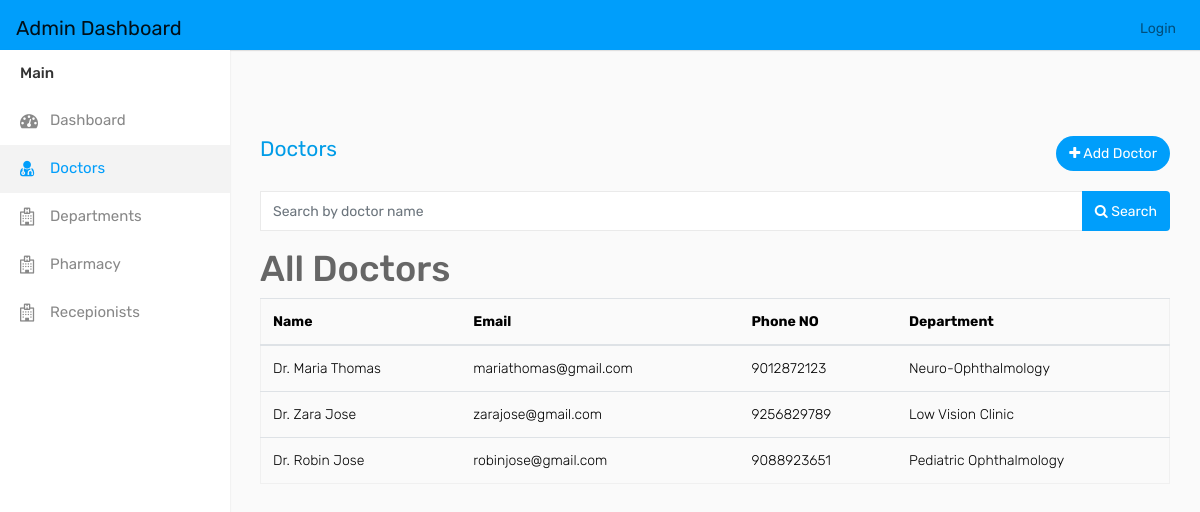
/search_doc, run on an earlier commit of the app's database.
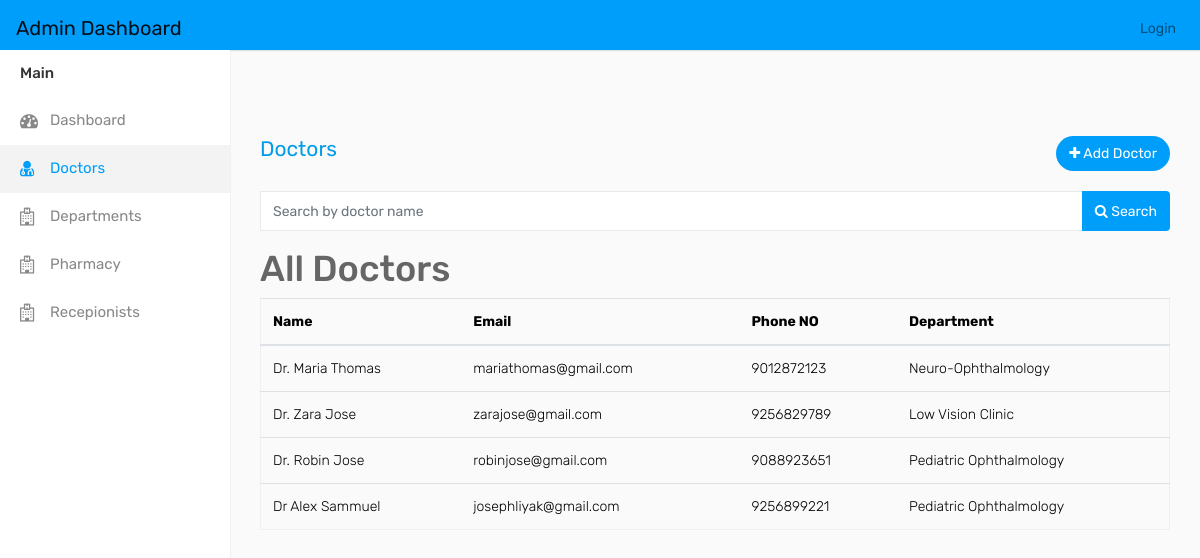
And on a later commit of the database.
### eyeapp/models.py (models this page shows, shortened)
class Docs(models.Model):
    user = models.ForeignKey(CustomUser, on_delete=models.CASCADE, blank=True, null=True)
    Dep_id = models.ForeignKey(Deps, on_delete=models.CASCADE)
    Name = models.CharField(max_length=110)
    dob = models.CharField(max_length=50, blank=True, null=True)
    city = models.TextField()
    address = models.CharField(max_length=50, blank=True, null=True)
    phn = models.IntegerField()
    gender = models.CharField(max_length=10, choices=[('Male', 'Male'), ('Female', 'Female'), ('Others', 'Others')], blank=True, null=True)
    state = models.CharField(max_length=100, null=True, blank=True)
    country = models.CharField(max_length=100, null=True, blank=True)
    institution = models.CharField(max_length=100, null=True, blank=True)
    subject = models.CharField(max_length=100, null=True, blank=True)
    degree = models.CharField(max_length=100, null=True, blank=True)
    year = models.CharField(max_length=100, null=True, blank=True)

class CustomUser(AbstractUser):
    PATIENT = 1
    DOCTOR = 2
    RECEPTIONIST = 3
    PHARMACIST = 4
    ADMIN = 5
    ROLE_CHOICES = (
        (PATIENT, 'Patient'),
        (DOCTOR, 'Doctor'),
        (RECEPTIONIST, 'Receptionist'),
        (PHARMACIST, 'Pharmacist'),
        (ADMIN, 'Admin'),
    )
    username = None
    first_name = None
    last_name = None
    USERNAME_FIELD = 'email'
    email = models.EmailField(max_length=100, unique=True)
    password = models.CharField(max_length=128)
    role = models.PositiveSmallIntegerField(choices=ROLE_CHOICES, blank=True, null=True, default=1)
    is_admin = models.BooleanField(default=False)
    is_staff = models.BooleanField(default=False)
    is_active = models.BooleanField(default=True)
    is_superadmin = models.BooleanField(default=False)
    REQUIRED_FIELDS = []
    objects = UserManager()

class Deps(models.Model):
    Dep_id = models.AutoField(primary_key=True)
    Dep_name = models.CharField(max_length=100)
    Dep_desc = models.CharField(max_length=100)

### eyeapp/views.py (the view)
# urls.py: path('search_doc', views.search_doc, name='search_doc'),
def search_doc(request):
    if request.method == "GET":
        search_query = request.GET.get('Name', '')
        doctors = Docs.objects.filter(Name__icontains=search_query)
        context = {
            'doct': doctors,
        }
        return render(request, 'admin_doctors.html', context)

### templates/admin_doctors.html (shortened to what the changed rows need)
<!DOCTYPE html>
{% load static %}
<html lang="en">
<head>
    <link rel="stylesheet" type="text/css" href="{% static 'assets/css/bootstrap.min.css'%}">
    <link rel="stylesheet" type="text/css" href="{% static 'assets/css/font-awesome.min.css'%}">
    <link rel="stylesheet" type="text/css" href="{% static 'assets/css/select2.min.css'%}">
    <link rel="stylesheet" type="text/css" href="{% static 'assets/css/bootstrap-datetimepicker.min.css'%}">
    <link rel="stylesheet" type="text/css" href="{% static 'assets/css/style.css'%}">
</head>
<body>
    <div class="main-wrapper">
        <div class="header">
        <div class="page-wrapper">
            <div class="content">
                <h1>All Doctors</h1>
                <table class="table">
                    <thead>
                        <tr>
                            <th>Name</th>
                            <th>Email</th>
                            <th>Phone NO</th>
                            <th>Department</th>
                        </tr>
                    </thead>
                    <tbody>
                        {% for doct in doct %}
                            <tr>
                                <td>{{ doct.Name }}</td>
                                <td>{{ doct.user.email }}</td>
                                <td>{{ doct.phn }}</td>
                                <td>{{ doct.Dep_id.Dep_name }}</td>
                            </tr>
                        {% empty %}
                            <tr>
                                <td colspan="5">No doctors found.</td>
                            </tr>
                        {% endfor %}
                    </tbody>
                </table>
            </div>
        </div>
        </div>
    </div>
</body>
</html>

What changed in the data, as far as the page shows it:
added Docs: Name "Dr Alex Sammuel", user.email "josephliyak@gmail.com", phn "9256899221", Dep_id.Dep_name "Pediatric Ophthalmology"
